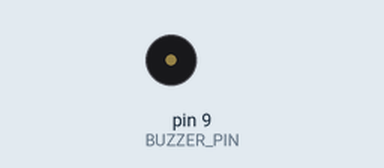
Recording of a sketch running on a simulated Arduino Uno, built with avr-gcc and run on an emulated ATmega328P. Parts: buzzer (waves = sounding).

Above: at 0.1 s.
At 1.1 s:
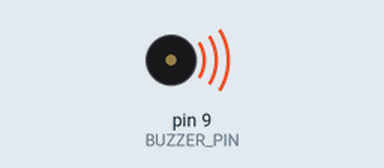
Timing chart, 0 to 2.6 s (numbered marks = the images above):
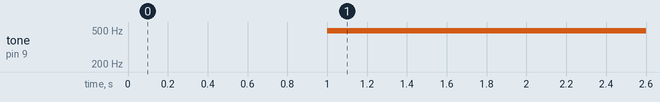

The sketch:

PWMBUZZER.ino
```cpp
/*
  Assignment 6B
  PWM Control of Buzzer

  Buzzer:
    Positive terminal -> Arduino D9
    Negative terminal -> GND

  IMPORTANT:
    This direct connection is suitable only for a
    low-current buzzer. A transistor driver should
    be used for a higher-current buzzer.

  Purpose:
  To observe the change in buzzer response
  with different PWM duty cycles.
*/

const int BUZZER_PIN = 9;    // PWM-capable pin

void setup()
{
  // Configure buzzer pin as an output.
  pinMode(BUZZER_PIN, OUTPUT);
}

void loop()
{
  // 0% duty cycle - buzzer OFF.
  analogWrite(BUZZER_PIN, 0);
  delay(1000);

  // Approximately 25% duty cycle.
  analogWrite(BUZZER_PIN, 64);
  delay(1000);

  // Approximately 50% duty cycle.
  analogWrite(BUZZER_PIN, 128);
  delay(1000);

  // Approximately 75% duty cycle.
  analogWrite(BUZZER_PIN, 192);
  delay(1000);

  // 100% duty cycle.
  analogWrite(BUZZER_PIN, 255);
  delay(1000);
}
```

Measured:
- by itself, tone on pin 9 (BUZZER_PIN): silent → 490 Hz at 1.0 s
